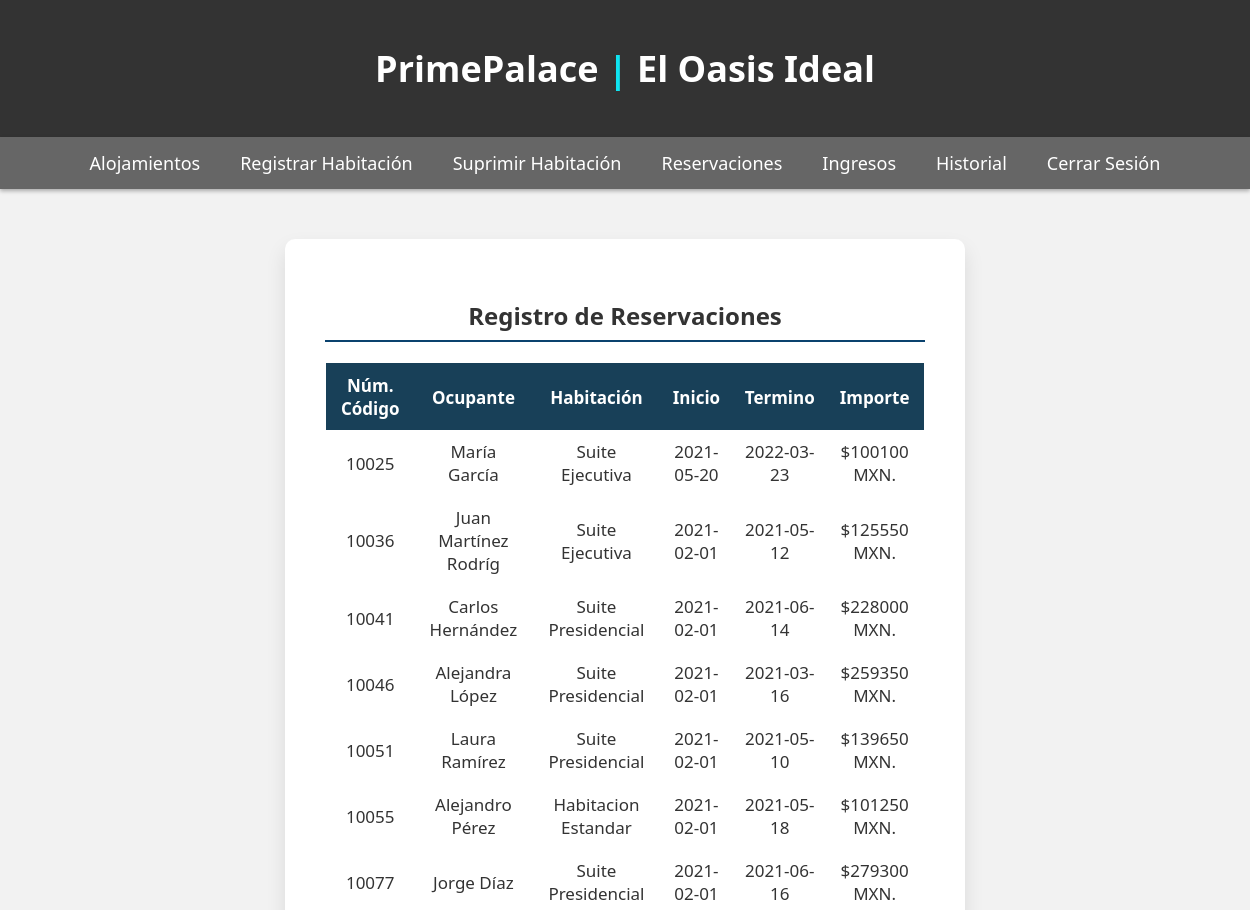
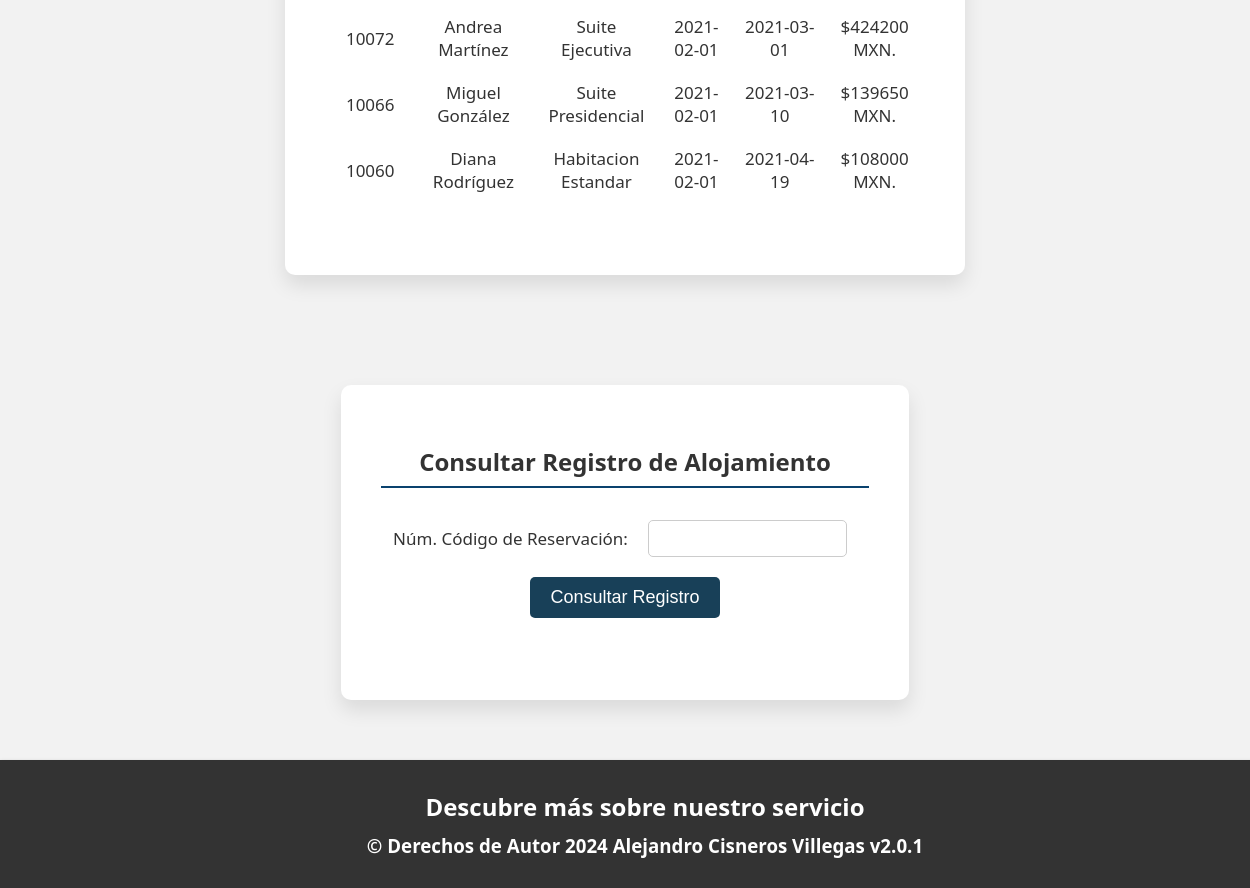
/booking_history.php, run on the app's committed database (2 pictures, top to bottom).
### tables this page shows
CREATE TABLE `project_06_booked_hist` (
  `phone` int(11) NOT NULL,
  `name` varchar(20) NOT NULL,
  `idproof` varchar(20) NOT NULL,
  `room_type` varchar(20) NOT NULL,
  `checkin` date NOT NULL,
  `checkout` date NOT NULL,
  `days` int(11) NOT NULL,
  `ac` varchar(5) NOT NULL,
  `breakfast` varchar(5) NOT NULL,
  `lunch` varchar(5) NOT NULL,
  `snacks` varchar(5) NOT NULL,
  `dinner` varchar(5) NOT NULL,
  `swimming` varchar(5) NOT NULL,
  `price` int(11) NOT NULL,
  `book_id` int(11) NOT NULL
);

### booking_history.php (the view, shortened to what this page needs)
<!DOCTYPE html>
<html lang="es">
	<head>
		<link href="css/admin_major.css" rel="stylesheet">
	</head>
	<body>
		<header>
		<h1 style="font-size: 36px;">PrimePalace <span style="color: #0FE4F1;">| </span><span>El Oasis Ideal</span></h1>
		</header>
		<nav>
			<a href="admin_view.php">Alojamientos</a>
			<a href="add_room_admin.php">Registrar Habitación</a>
			<a href="remove_room_admin.php">Suprimir Habitación</a>
			<a href="admin_room_status.php">Reservaciones</a>
			<a href="confirmed_bookings.php">Ingresos</a>
			<a href="booking_history.php">Historial</a>
			<a href="index.php">Cerrar Sesión</a>
		</nav>
		<div class="container">
			<h2>Registro de Reservaciones</h2>
			<table class="basic_box">
				<tr>
					<th style="text-align: center;">Núm. Código</th>
					<th style="text-align: center;">Ocupante</th>
					<th style="text-align: center;">Habitación</th>
					<th style="text-align: center;">Inicio</th>
					<th style="text-align: center;">Termino</th>
					<th style="text-align: center;">Importe</th>
				</tr>
				<tr>
				<?php
					$conn = new mysqli("localhost","root","", "general");
					$sql1 = "SELECT * from project_06_booked_hist";
					if ($result=mysqli_query($conn,$sql1))
				  	{
				  		while ($row=mysqli_fetch_row($result))
				    	{
				    		?>
						<td style="text-align: center;"><?php echo $row[14]; ?></td>
						<td style="text-align: center;"><?php echo $row[1]; ?></td>
						<td style="text-align: center;"><?php echo $row[3]; ?></td>
						<td style="text-align: center;"><?php echo $row[4]; ?></td>
						<td style="text-align: center;"><?php echo $row[5]; ?></td>
						<td style="text-align: center;">$<?php echo $row[13]; ?> MXN.</td>
				</tr><?php
				    	}
				    }?>
			</table>
		</div>
		<div class="container">
			<h2>Consultar Registro de Alojamiento</h2>
			<table class="basic_box">
				<form action="admin_room_history.php" method="post" style="display: flex; align-items: center;">
				<tr>
					<td colspan="1">Núm. Código de Reservación:</td>
					<td colspan="2">
						<input type="number" min="0" name="book_id" id="book_id" style="padding: 10px; border-radius: 5px; border: 1px solid #ccc; margin-right: 10px;" required>
				</tr>
				<tr>
					<td colspan="3">
						<button type="submit" style="background-color: #184058; color: #fff; padding: 10px 20px; border: none; border-radius: 5px; font-size: 18px; cursor: pointer; transition: background-color 0.3s;">Consultar Registro</button>
					</td>
				</tr>
				</form>
			</table>
		</div>
		<div class="footer">
			<h2>Descubre más sobre nuestro servicio</h2>
			<h3>&copy; Derechos de Autor <strong><span>2024</span></strong> Alejandro Cisneros Villegas v2.0.1</h3>
		</div>
	</body>
</html>

### css/admin_major.css (style rules this page uses)
body { margin: 0; font-family: 'Segoe UI', Tahoma, Geneva, Verdana, sans-serif; background-color: #f2f2f2; color: #333; overflow-x: hidden; display: flex; flex-direction: column; min-height: 100vh; }
header { background-color: #333; padding: 20px; text-align: center; color: #fff; box-shadow: 0 2px 4px rgba(0,0,0,0.3); z-index: 1000; }
nav { background-color: #666; overflow: hidden; position: sticky; top: 0; z-index: 1000; display: flex; justify-content: center; align-items: center; box-shadow: 0 2px 4px rgba(0,0,0,0.3); }
nav a { color: #fff; padding: 14px 20px; text-decoration: none; font-size: 18px; transition: color 0.3s; }
.container { background-color: #fff; border-radius: 10px; box-shadow: 0 10px 20px rgba(0, 0, 0, 0.1); padding: 40px; max-width: 600px; margin: 50px auto 60px; text-align: center; }
.container h2 { margin-bottom: 30px; color: #333; position: relative; }
.container h2::before { content: ''; position: absolute; width: 100%; height: 2px; background-color: #0a426e; bottom: -10px; left: 0; }
table { width: 100%; border-collapse: collapse; margin-bottom: 30px; border: 2px solid transparent; }
th, td { padding: 10px; border: none; color: #333; font-size: 17px; }
th { background-color: #184058; text-align: center; color: #fff; }
.footer { background-color: #333; padding: 20px; text-align: center; width: 100%; color: #fff; box-shadow: 0 2px 4px rgba(0,0,0,0.3); margin-top: auto; z-index: 1000; }
.footer h2, .footer h3 { margin: 10px 0; }

### data on the page
project_06_booked_hist: book "10025", name "María García", room_type "Suite Ejecutiva", checkin "2021-05-20", checkout "2022-03-23", price "100100"
project_06_booked_hist: book "10036", name "Juan Martínez Rodríg", room_type "Suite Ejecutiva", checkin "2021-02-01", checkout "2021-05-12", price "125550"
project_06_booked_hist: book "10041", name "Carlos Hernández", room_type "Suite Presidencial", checkin "2021-02-01", checkout "2021-06-14", price "228000"
project_06_booked_hist: book "10046", name "Alejandra López", room_type "Suite Presidencial", checkin "2021-02-01", checkout "2021-03-16", price "259350"
project_06_booked_hist: book "10051", name "Laura Ramírez", room_type "Suite Presidencial", checkin "2021-02-01", checkout "2021-05-10", price "139650"
project_06_booked_hist: book "10055", name "Alejandro Pérez", room_type "Habitacion Estandar", checkin "2021-02-01", checkout "2021-05-18", price "101250"
project_06_booked_hist: book "10077", name "Jorge Díaz", room_type "Suite Presidencial", checkin "2021-02-01", checkout "2021-06-16", price "279300"
project_06_booked_hist: book "10072", name "Andrea Martínez", room_type "Suite Ejecutiva", checkin "2021-02-01", checkout "2021-03-01", price "424200"
project_06_booked_hist: book "10066", name "Miguel González", room_type "Suite Presidencial", checkin "2021-02-01", checkout "2021-03-10", price "139650"
project_06_booked_hist: book "10060", name "Diana Rodríguez", room_type "Habitacion Estandar", checkin "2021-02-01", checkout "2021-04-19", price "108000"
